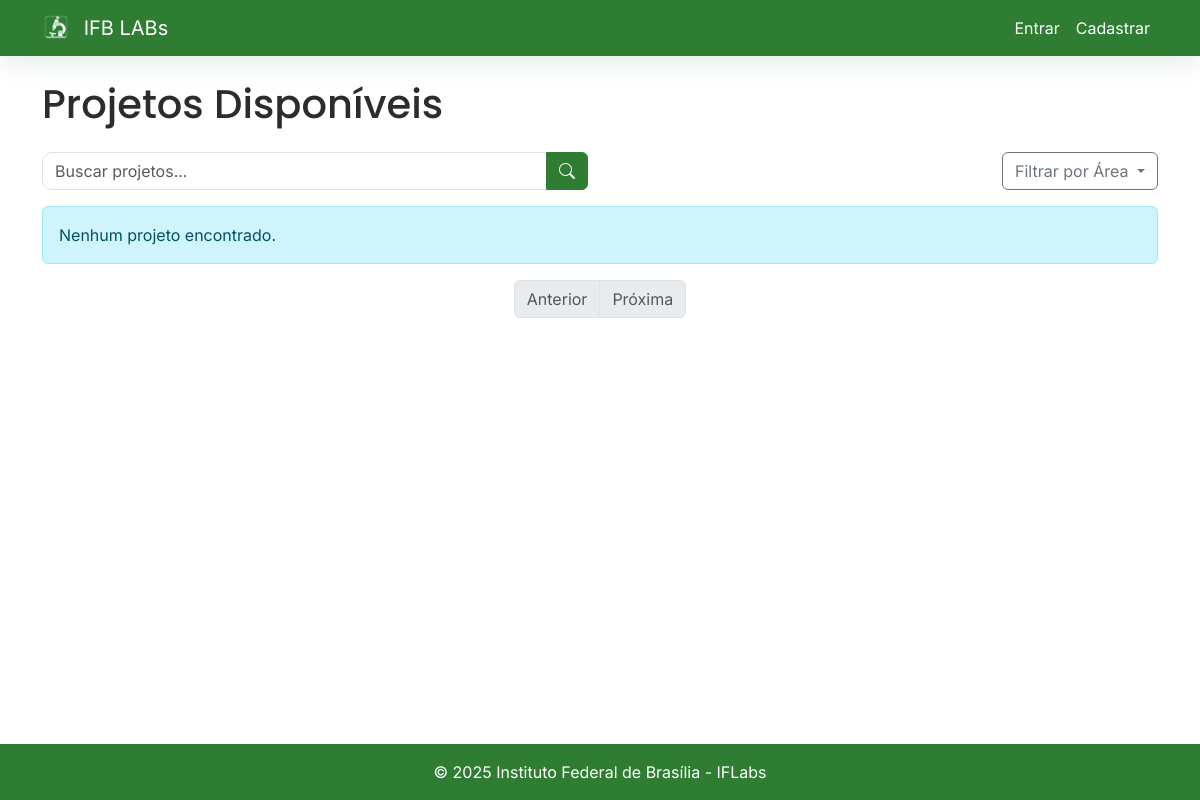
The app's page /projetos/listar, older data.
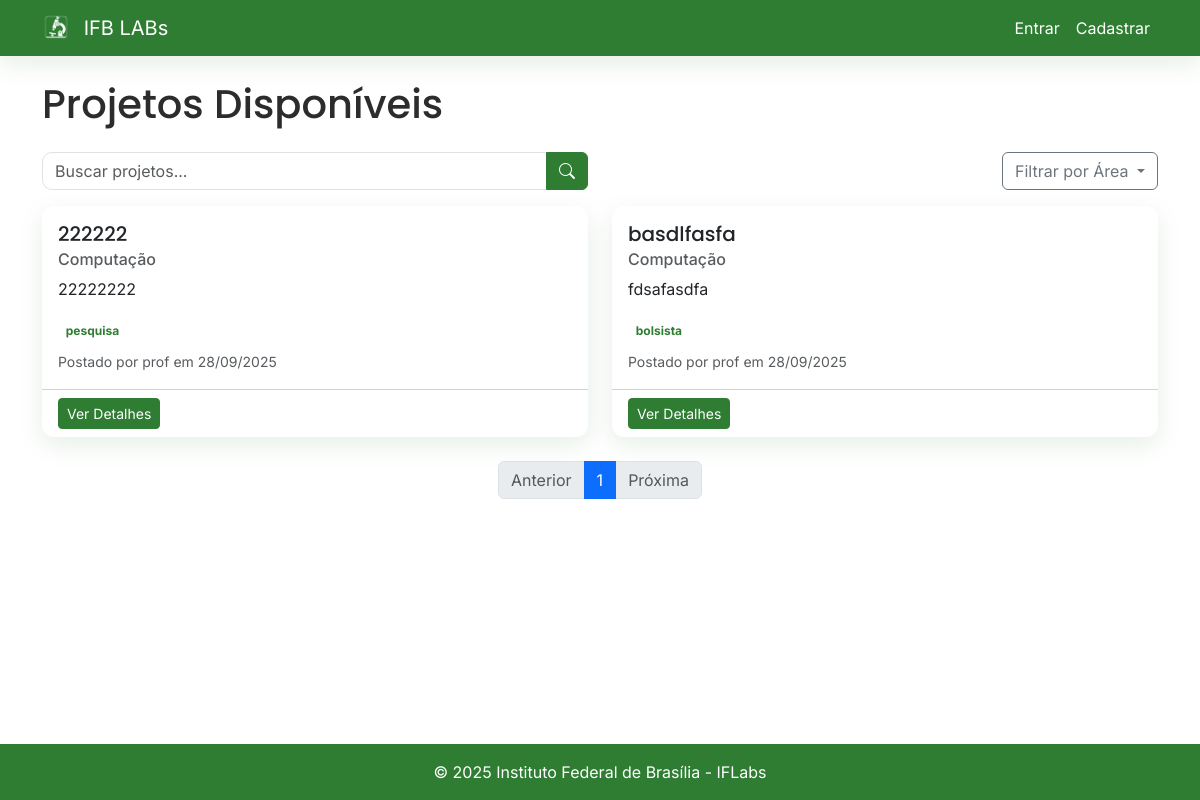
The same page, newer data.
### src/models.py (models this page shows, shortened)
class Projeto(db.Model):
    __tablename__ = 'projeto'
    id = db.Column(db.Integer, primary_key=True)
    titulo = db.Column(db.String(255), nullable=False)
    status = db.Column(db.String(50), nullable=False, default='aberto')
    descricao = db.Column(db.String(2000), nullable=False)
    requisitos = db.Column(db.String(1000), nullable=True)
    tipo_vaga = db.Column(db.String(50), nullable=True)
    area_conhecimento = db.Column(db.String(100), nullable=True)
    user_id = db.Column(db.String(20), db.ForeignKey('professor.matricula'), nullable=False)
    data_criacao = db.Column(db.DateTime, default=db.func.now())
    membros = db.relationship('MembroProjeto', backref='projeto', lazy=True)

class Professor(UserMixin, db.Model):
    __tablename__ = 'professor'
    matricula = db.Column(db.String(20), primary_key=True)
    nome = db.Column(db.String(100), nullable=False)
    email = db.Column(db.String(120), unique=True, nullable=False)
    senha = db.Column(db.String(128), nullable=False)
    sobre = db.Column(db.Text, nullable=True)
    foto_perfil = db.Column(db.String(255), nullable=True)  # Caminho da foto
    aprovado = db.Column(db.Boolean, default=False)  # Novo campo para aprovação
    projetos = db.relationship('Projeto', backref='autor', lazy=True)

### main.py (the view)
@app.route('/projetos/listar')
def listar_projetos():
    page = request.args.get('page', 1, type=int)
    area = request.args.get('area', None)
    query = request.args.get('q', None)
    projetos_query = Projeto.query.filter_by(status='aberto')
    if area:
        projetos_query = projetos_query.filter_by(area_conhecimento=area)
    if query:
        projetos_query = projetos_query.filter(
            Projeto.titulo.ilike(f'%{query}%')
            | Projeto.descricao.ilike(f'%{query}%')
            | Projeto.requisitos.ilike(f'%{query}%'))
    projetos = projetos_query.order_by(Projeto.data_criacao.desc()).paginate(
        page=page, per_page=app.config['POSTS_PER_PAGE'], error_out=False)
    areas = db.session.query(Projeto.area_conhecimento).distinct().all()
    areas = [area[0] for area in areas if area[0]]
    return render_template('projetos/listar_projetos.html',
                           projetos=projetos,
                           areas=areas,
                           area_selecionada=area)

### templates/projetos/listar_projetos.html (shortened to what this page needs)
{% extends "base.html" %}
{% block content %}
<div class="d-flex justify-content-between align-items-center mb-4 animate-in">
    <h1 class="mb-0" style="font-family: 'Poppins', sans-serif;">Projetos Disponíveis</h1>
</div>
<div class="row mb-3 animate-in">
    <div class="col-md-6">
        <form method="get" class="input-group">
            <input type="text" name="q" class="form-control" placeholder="Buscar projetos..." value="{{ request.args.get('q', '') }}">
            <button class="btn btn-outline-primary" type="submit">
                <i class="bi bi-search"></i>
            </button>
        </form>
    </div>
    <div class="col-md-6">
        <div class="dropdown float-end">
            <button class="btn btn-outline-secondary dropdown-toggle" type="button" id="filterDropdown" data-bs-toggle="dropdown">
                Filtrar por Área
            </button>
        </div>
    </div>
</div>
<div class="row animate-in">
    {% for projeto in projetos.items %}
    <div class="col-md-6 mb-4">
        <div class="card h-100" style="transition: transform .2s ease, box-shadow .2s ease;">
            <div class="card-body">
                <h5 class="card-title" style="font-family: 'Poppins', sans-serif;">{{ projeto.titulo }}</h5>
                <h6 class="card-subtitle mb-2 text-muted">{{ projeto.area_conhecimento }}</h6>
                <p class="card-text">{{ projeto.descricao|truncate(150) }}</p>
                <span class="badge bg-light text-primary">{{ projeto.tipo_vaga }}</span>
                <div class="mt-2">
                    <small class="text-muted">Postado por {{ projeto.autor.nome }} em {{ projeto.data_criacao.strftime('%d/%m/%Y') }}</small>
                </div>
            </div>
            <div class="card-footer bg-transparent">
                <a href="{{ url_for('detalhes_projeto', id=projeto.id) }}" class="btn btn-sm btn-outline-primary">Ver Detalhes</a>
            </div>
        </div>
    </div>
    {% else %}
    <div class="col-12">
        <div class="alert alert-info">Nenhum projeto encontrado.</div>
    </div>
    {% endfor %}
</div>
<nav aria-label="Page navigation">
    <ul class="pagination justify-content-center">
        {% if projetos.has_prev %}
        <li class="page-item">
            <a class="page-link" href="{{ url_for('listar_projetos', page=projetos.prev_num, q=request.args.get('q'), area=request.args.get('area')) }}">Anterior</a>
        </li>
        {% else %}
        <li class="page-item disabled">
            <a class="page-link" href="#">Anterior</a>
        </li>
        {% endif %}
        {% for page_num in projetos.iter_pages(left_edge=1, right_edge=1, left_current=2, right_current=2) %}
            {% if page_num %}
                {% if projetos.page == page_num %}
                <li class="page-item active">
                    <a class="page-link" href="#">{{ page_num }}</a>
                </li>
                {% else %}
                <li class="page-item">
                    <a class="page-link" href="{{ url_for('listar_projetos', page=page_num, q=request.args.get('q'), area=request.args.get('area')) }}">{{ page_num }}</a>
                </li>
                {% endif %}
            {% else %}
                <li class="page-item disabled">
                    <a class="page-link" href="#">...</a>
                </li>
            {% endif %}
        {% endfor %}
        {% if projetos.has_next %}
        <li class="page-item">
            <a class="page-link" href="{{ url_for('listar_projetos', page=projetos.next_num, q=request.args.get('q'), area=request.args.get('area')) }}">Próxima</a>
        </li>
        {% else %}
        <li class="page-item disabled">
            <a class="page-link" href="#">Próxima</a>
        </li>
        {% endif %}
    </ul>
</nav>
{% endblock %}

### templates/base.html (shortened to what this page needs)
<!DOCTYPE html>
<html lang="pt-br">
<head>
    <link href="https://cdn.jsdelivr.net/npm/bootstrap@5.3.0/dist/css/bootstrap.min.css" rel="stylesheet">
    <link rel="stylesheet" href="https://cdn.jsdelivr.net/npm/bootstrap-icons@1.10.0/font/bootstrap-icons.css">
    <link rel="stylesheet" href="{{ url_for('static', filename='css/main.css') }}">
</head>
<body class="d-flex flex-column min-vh-100">
    <nav class="navbar navbar-expand-lg navbar-dark sticky-top" style="background-color: #2E7D32;">
        <div class="container">
            <a class="navbar-brand" href="{{ url_for('index') }}">
                <img src="{{ url_for('static', filename='images/iflab_logo.png') }}" alt="IFB" height="30" class="d-inline-block align-top me-2">
                IFB LABs
            </a>
            <div class="collapse navbar-collapse" id="navbarNav">
                <ul class="navbar-nav">
                    {% if current_user.is_authenticated %}
                    <li class="nav-item dropdown">
                        <a class="nav-link dropdown-toggle" href="#" id="navbarDropdown" role="button" data-bs-toggle="dropdown">
                            <i class="bi bi-person-circle"></i> {{ current_user.nome }}
                        </a>
                        <ul class="dropdown-menu dropdown-menu-end">
                            <li><a class="dropdown-item" href="{{ url_for('perfil') }}">Meu Perfil</a></li>
                            <li><hr class="dropdown-divider"></li>
                            <li><a class="dropdown-item" href="{{ url_for('logout') }}">Sair</a></li>
                        </ul>
                    </li>
                    {% else %}
                    <li class="nav-item">
                        <a class="nav-link" href="{{ url_for('login') }}">Entrar</a>
                    </li>
                    <li class="nav-item">
                        <a class="nav-link" href="{{ url_for('register') }}">Cadastrar</a>
                    </li>
                    {% endif %}
                </ul>
            </div>
        </div>
    </nav>
    <main class="container my-4 flex-grow-1 animate-in">
        {% block content %}{% endblock %}
    </main>
    <footer class="mt-auto py-3" style="background-color: #2E7D32;">
        <div class="container text-center text-white">
            © 2025 Instituto Federal de Brasília - IFLabs
        </div>
    </footer>
</body>
</html>

### static/css/main.css (style rules this page uses)
:root { --verde-ifb: #2E7D32; --verde-ifb-escuro: #215b25; --verde-ifb-claro: #e8f5e9; --branco: #FFFFFF; --cinza-claro: #F8F9FA; --sombra-soft: 0 8px 24px rgba(46, 125, 50, 0.12); --radius: 12px; }
body { background-color: var(--branco); font-family: 'Inter', 'Poppins', 'Segoe UI', Tahoma, Geneva, Verdana, sans-serif; display: flex; flex-direction: column; min-height: 100vh; color: #2c2c2c; -webkit-font-smoothing: antialiased; -moz-osx-font-smoothing: grayscale; }
.navbar { box-shadow: var(--sombra-soft); background-color: var(--verde-ifb) !important; }
.navbar .navbar-brand, .navbar .nav-link, .navbar .navbar-toggler-icon { color: var(--branco) !important; }
.btn-outline-primary, .btn-outline-primary:visited, .btn-outline-primary:active, .btn-outline-primary:focus, .btn-outline-primary:hover { color: var(--verde-ifb) !important; border-color: var(--verde-ifb) !important; background-color: var(--branco) !important; }
.card { border: none; box-shadow: var(--sombra-soft); transition: transform .2s ease, box-shadow .2s ease; border-radius: var(--radius); }
.form-control { border-radius: 10px; }
a { color: var(--verde-ifb); }
footer { background-color: var(--verde-ifb) !important; color: white; }
.card-header.bg-primary, .badge.bg-primary, .nav-link.active, .nav-link:focus, .nav-link:hover, .nav-link, .navbar .nav-link, .navbar .nav-link:visited, .navbar, .navbar-dark, .navbar-dark .navbar-nav .nav-link, .navbar-dark .navbar-brand, .navbar-dark .navbar-toggler { background-color: var(--verde-ifb) !important; color: var(--branco) !important; border: none !important; }
.navbar .nav-link, .navbar .nav-link:visited, .navbar-dark .navbar-nav .nav-link { color: var(--branco) !important; }
.badge.bg-light.text-primary { background-color: var(--branco) !important; color: var(--verde-ifb) !important; }
.bg-primary, .text-primary, .border-primary, .btn-primary, .btn-outline-primary, .badge.bg-primary, .navbar.bg-primary, .navbar-dark.bg-primary, .navbar .navbar-brand, .navbar .navbar-toggler-icon { background-color: var(--verde-ifb) !important; color: var(--branco) !important; border-color: var(--verde-ifb) !important; }
.animate-in { animation: fadeInUp .35s ease both; }
.navbar-brand img { height: 28px; transition: transform .2s ease, filter .2s ease; }

Row changes from the older to the newer data that the page shows:
added Projeto: titulo "222222", area_conhecimento "Computação", descricao "22222222", tipo_vaga "pesquisa", autor.nome "prof", data_criacao "28/09/2025"
added Projeto: titulo "basdlfasfa", area_conhecimento "Computação", descricao "fdsafasdfa", tipo_vaga "bolsista", autor.nome "prof", data_criacao "28/09/2025"
Text that changed along with them:
new list line: "1"
text no longer shown: "Nenhum projeto encontrado."
